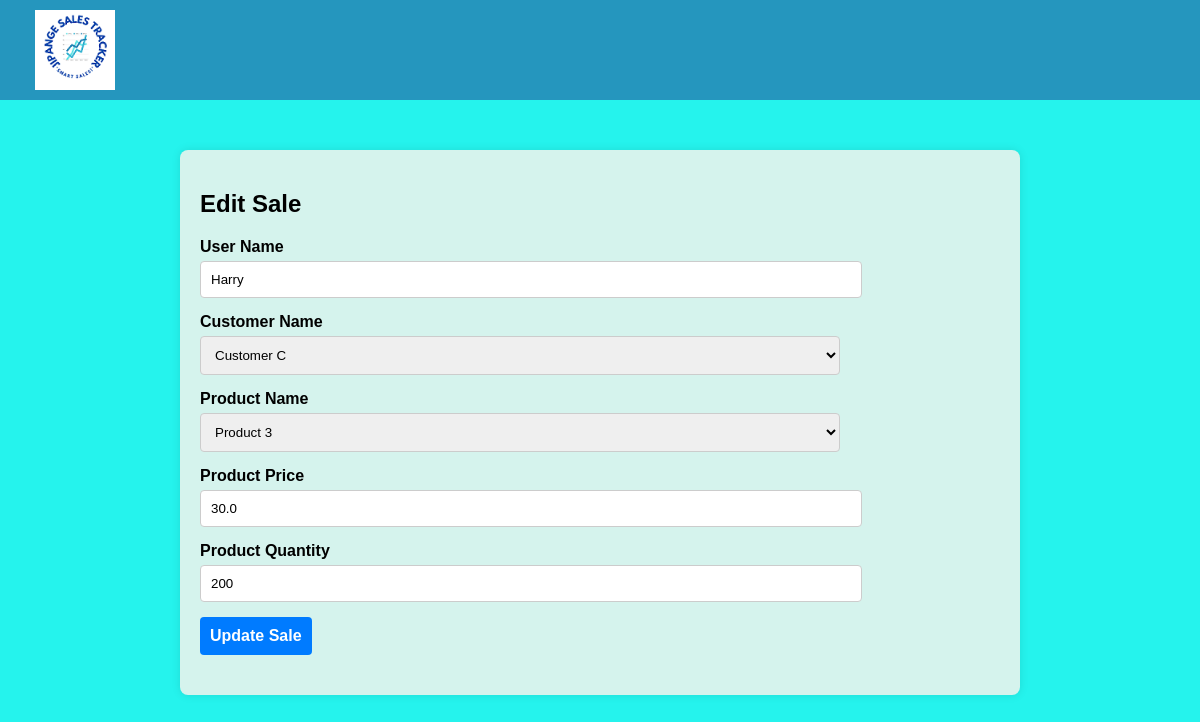
The page /edit_sale/1 (signed in) on the database as committed earlier.
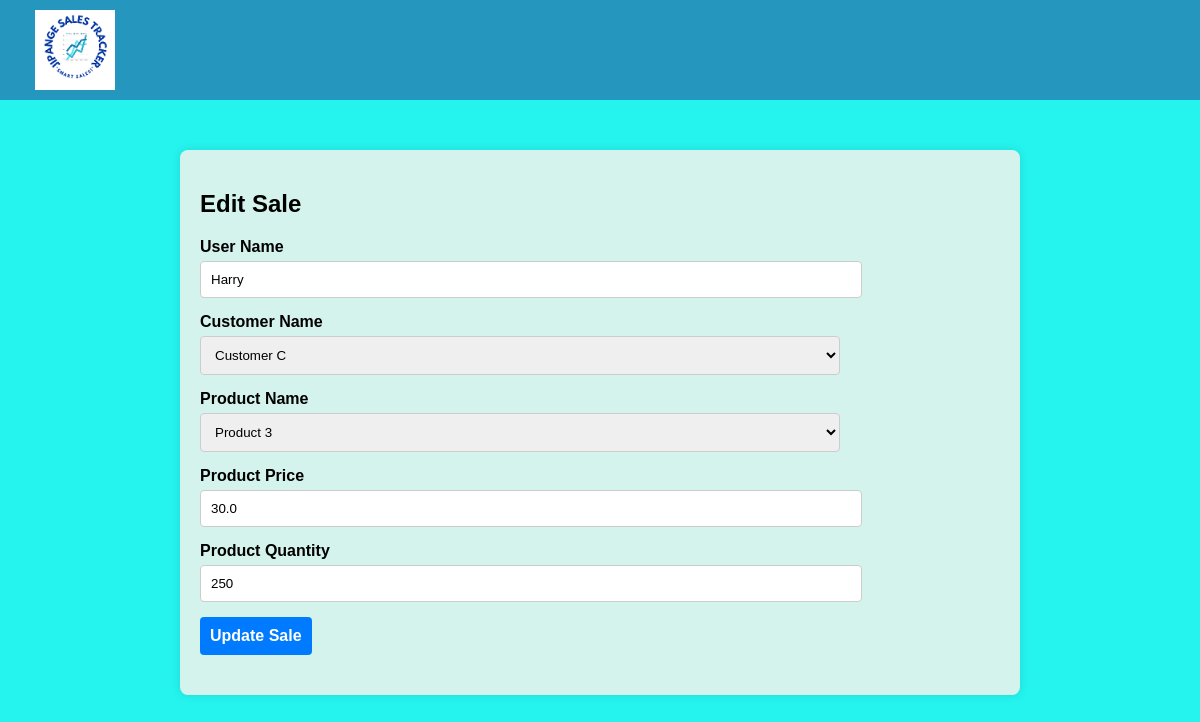
The same page on the database as committed later.
### app.py (models this page shows, shortened)
class Sale(db.Model):
    id = db.Column(db.Integer, primary_key=True)
    user_name = db.Column(db.String(80), nullable=False)
    customer_name = db.Column(db.String(80), nullable=False)
    product_name = db.Column(db.String(80), nullable=False)
    product_price = db.Column(db.Float, nullable=False)
    product_quantity = db.Column(db.Integer, nullable=False)
    total_sale = db.Column(db.Float, nullable=False)
    date = db.Column(db.DateTime, default=datetime.utcnow)  # Use UTC time

### app.py (the view)
@app.route('/edit_sale/<int:id>', methods=['GET', 'POST'])
@login_required
def edit_sale(id):
    sale = Sale.query.get_or_404(id)
    customers = ['Customer A', 'Customer B', 'Customer C']
    products = [
        {'name': 'Product 1', 'price': 100},
        {'name': 'Product 2', 'price': 200},
        {'name': 'Product 3', 'price': 300}
    ]
    if request.method == 'POST':
        sale.user_name = request.form['userName']
        sale.customer_name = request.form['customerName']
        sale.product_name = request.form['productName']
        sale.product_price = float(request.form['productPrice'])
        sale.product_quantity = int(request.form['productQuantity'])
        sale.total_sale = sale.product_price * sale.product_quantity
        try:
            db.session.commit()
            return redirect('/')
        except Exception as e:
            return f"An error occurred while updating the sale: {e}"
    else:
        return render_template('edit.html', sale=sale, customers=customers, products=products)

### app.py (called while the page is built)
@login_manager.user_loader
def load_user(user_id):
    return User.query.get(int(user_id))

### templates/edit.html (shortened to what this page needs)
<!DOCTYPE html>
<html lang="en">
<head>
    <link rel="stylesheet" href="{{ url_for('static', filename='styles.css') }}">
</head>
<body>
    <nav class="navbar">
        <a class="navbar-brand" href="#">
            <img src="{{ url_for('static', filename='logo.png') }}" alt="Logo" class="logo">
        </a>
    </nav>
    <div class="container">
        <h2>Edit Sale</h2>
        <form method="POST" action="{{ url_for('edit_sale', id=sale.id) }}">
            <div class="form-group">
                <label for="userName">User Name</label>
                <input type="text" class="form-control" id="userName" name="userName" value="{{ sale.user_name }}" readonly>
            </div>
            <div class="form-group">
                <label for="customerName">Customer Name</label>
                <select class="form-control" id="customerName" name="customerName" required>
                    {% for customer in customers %}
                    <option value="{{ customer }}" {% if customer == sale.customer_name %}selected{% endif %}>{{ customer }}</option>
                    {% endfor %}
                </select>
            </div>
            <div class="form-group">
                <label for="productName">Product Name</label>
                <select class="form-control" id="productName" name="productName" required>
                    {% for product in products %}
                    <option value="{{ product.name }}" data-price="{{ product.price }}" {% if product.name == sale.product_name %}selected{% endif %}>{{ product.name }}</option>
                    {% endfor %}
                </select>
            </div>
            <div class="form-group">
                <label for="productPrice">Product Price</label>
                <input type="number" class="form-control" id="productPrice" name="productPrice" step="0.01" value="{{ sale.product_price }}" required>
            </div>
            <div class="form-group">
                <label for="productQuantity">Product Quantity</label>
                <input type="number" class="form-control" id="productQuantity" name="productQuantity" value="{{ sale.product_quantity }}" required>
            </div>
            <button type="submit" class="btn btn-primary">Update Sale</button>
        </form>
    </div>
</body>
</html>

Rows that differ between the two databases and show on the page:
changed Sale "Harry": productQuantity "200" → "250"
